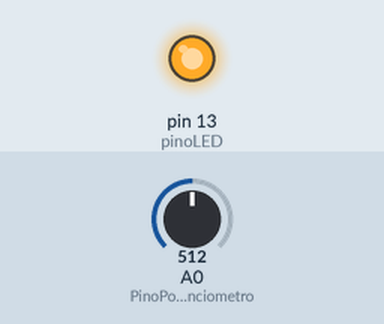
Simulated run of this sketch. Board: Arduino Uno, built with avr-gcc and run on an emulated ATmega328P. On the bench: output pins drawn as LEDs (lit = HIGH). The test bench sets the inputs (shaded band); at power-on: A0 (PinoPotenciometro) = 512. What the sketch prints to the serial monitor is not drawn.

Above: at 1.2 s.
1.3 s: A0 (PinoPotenciometro) set to 716
4.5 s: A0 (PinoPotenciometro) set to 511
Timing chart, 0 to 7.5 s (numbered marks = the images above; inputs shaded):
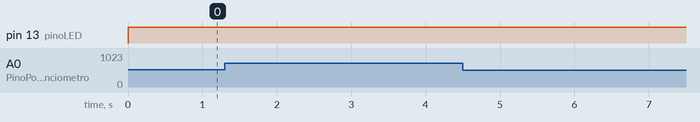

The sketch:

potAB.ino
```cpp
// Programa baseado no codigo disponibilizado em:
// Derek Molloy, Exploring Raspberry Pi: Interfacing to the Real World with Embedded Linux,
// Wiley 2016, ISBN 978-1-119-1868-1, http://www.exploringrpi.com/

#include <Wire.h>                  // Inclui bibliotecas da I2C, ou Two-Wire Interface (TWI)
const byte enderecoEscravo = 0x40; // guarda o endereco escravo do Arduino
const int PinoPotenciometro = A0;  // pino analogico ligado ao potenciometro
const int pinoLED = LED_BUILTIN;   // pino do LED do alarme (LED na placa do Arduino)
int dadoRecebido;                  // guarda o dado recebido
int limiteAlarme = 0;              // limite do alarme
int valorPot = 0;                  // guarda o valor lido no potenciometro
byte buffer[7];                    // guarda o valor lido, limite de alarme e valor do LED

void setup(){
  pinMode(pinoLED, OUTPUT);        // usar um LED como alarme
  TWBR=10000L;                     // a frequencia do i2c: 10000L = 10kHz
  Wire.begin(enderecoEscravo);     // configura o Arduino como um dispositivo escravo
  Wire.onReceive(funcaoDadoRecebido); // ajusta a funcao chamada ao receber um dado
  Wire.onRequest(funcaoResposta);  // ajusta a funcao chamada para responder
  Serial.begin(9600, SERIAL_8N1);         // opcional, para debug
  Serial.println("Fim da configuracao!"); // opcional, para debug
}

void enviaDadosPelaSerial(){              // opcional, para debug
  Serial.print("Valor lido: "); Serial.print(valorPot);
  Serial.print("; limite do alarme: "); Serial.print(limiteAlarme);
  Serial.print("; e buffer = 0x");
  Serial.print(buffer[0],HEX); Serial.print(" "); // byte menos significativo do valor lido
  Serial.print(buffer[1],HEX); Serial.print(" "); // byte mais significativo do valor lido
  Serial.print(buffer[2],HEX); Serial.print(" "); // byte menos significativo do alarme
  Serial.print(buffer[3],HEX); Serial.print(" "); // byte mais significativo do alarme
  Serial.print(buffer[4],HEX); Serial.print(" ");
  Serial.print(buffer[5],HEX); Serial.print(" ");
  Serial.println(buffer[6],HEX); Serial.print(" ");
}

void loop(){                       // Le o valor no potenciometro a cada 1 segundo
  valorPot = analogRead(PinoPotenciometro); // le dado com ADC de 10-bit
  buffer[0] = valorPot & 0xFF;     // byte menos significativo
  buffer[1] = valorPot >> 8;       // byte mais significativo
  if (valorPot >= limiteAlarme) {  // verifica limite de alarme
     digitalWrite(pinoLED, HIGH);  // liga o LED do alarme
     buffer[4] = 0x01;
  }
  else {
     digitalWrite(pinoLED, LOW);   // desliga o LED do alarme
     buffer[4] = 0x00;
  }
  enviaDadosPelaSerial();          // opcional, para debug
  delay(1000);
}

void funcaoDadoRecebido(int){    // funcao chamada ao receber um dado
  dadoRecebido = Wire.read();      // le um byte de dado pelo TWI

  if( dadoRecebido == 0x10 ){  // se for alteracao do limite do alarme
    double dadoA = valorPot*0.0048875;      // le byte menos significativo
    byte dado1 = valorPot;
    byte dado2 = valorPot << 8;

    if ( dadoA >= 0 && dadoA <= 5 && valorPot >= 0 && valorPot <= 1023) {
      byte dado3 = dadoA;
      byte dado4 = ( ((int)(dadoA*100)) % 100);
      buffer[2] = dado1;
      buffer[3] = dado2;
      buffer[5] = dado3;
      buffer[6] = dado4;
      limiteAlarme = valorPot;
    }
  }


}
void funcaoResposta(){             // funcao chamada para responder
  byte resposta = 0x00;
  if ( dadoRecebido >= 0x00 && dadoRecebido <= 0x04 ){
    resposta = buffer[dadoRecebido];
  }
  delay(1);                        // pode ser necessario em velocidades de comunicacao mais altas
  Wire.write(resposta);            // envia um byte de dado pelo TWI
}
```

Measured:
- after the input at 1.3 s, every drawn part: stays the same
- after the input at 4.5 s, every drawn part: stays the same
